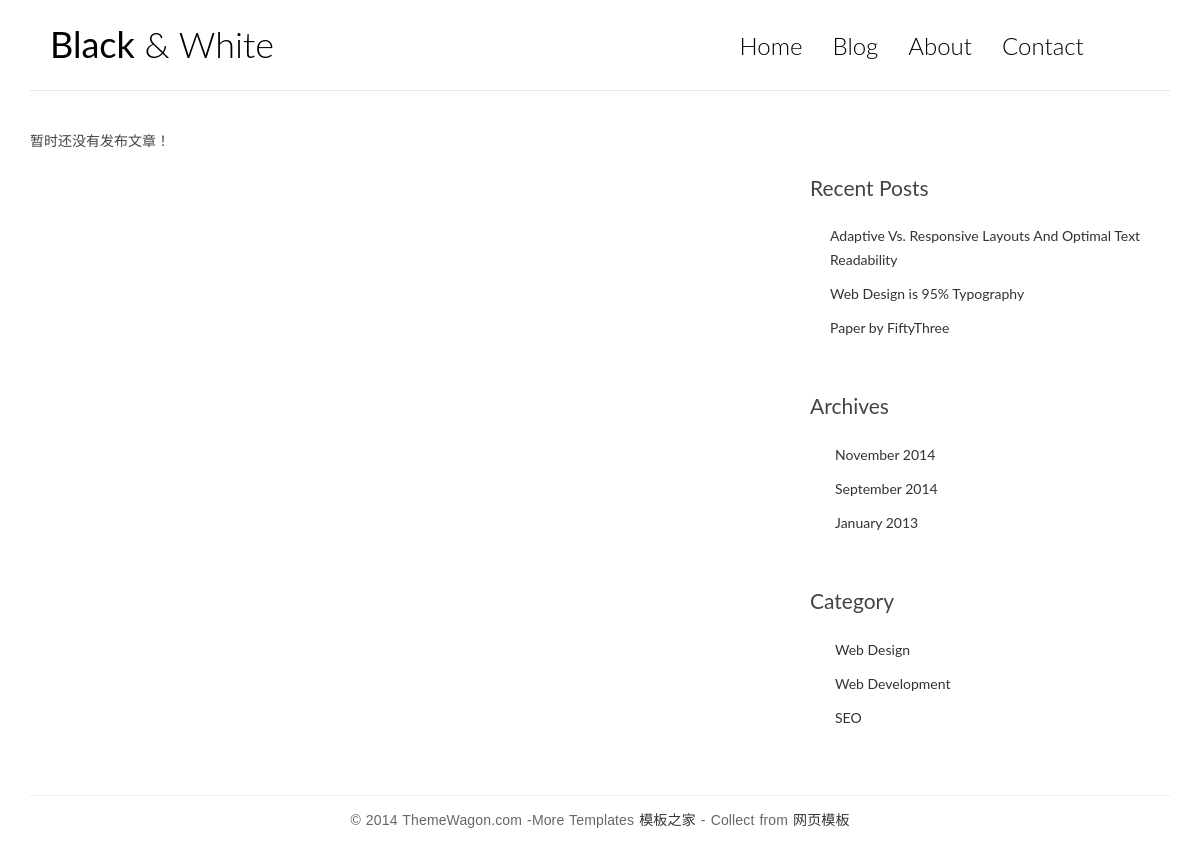
/, run on an earlier commit of the app's database.
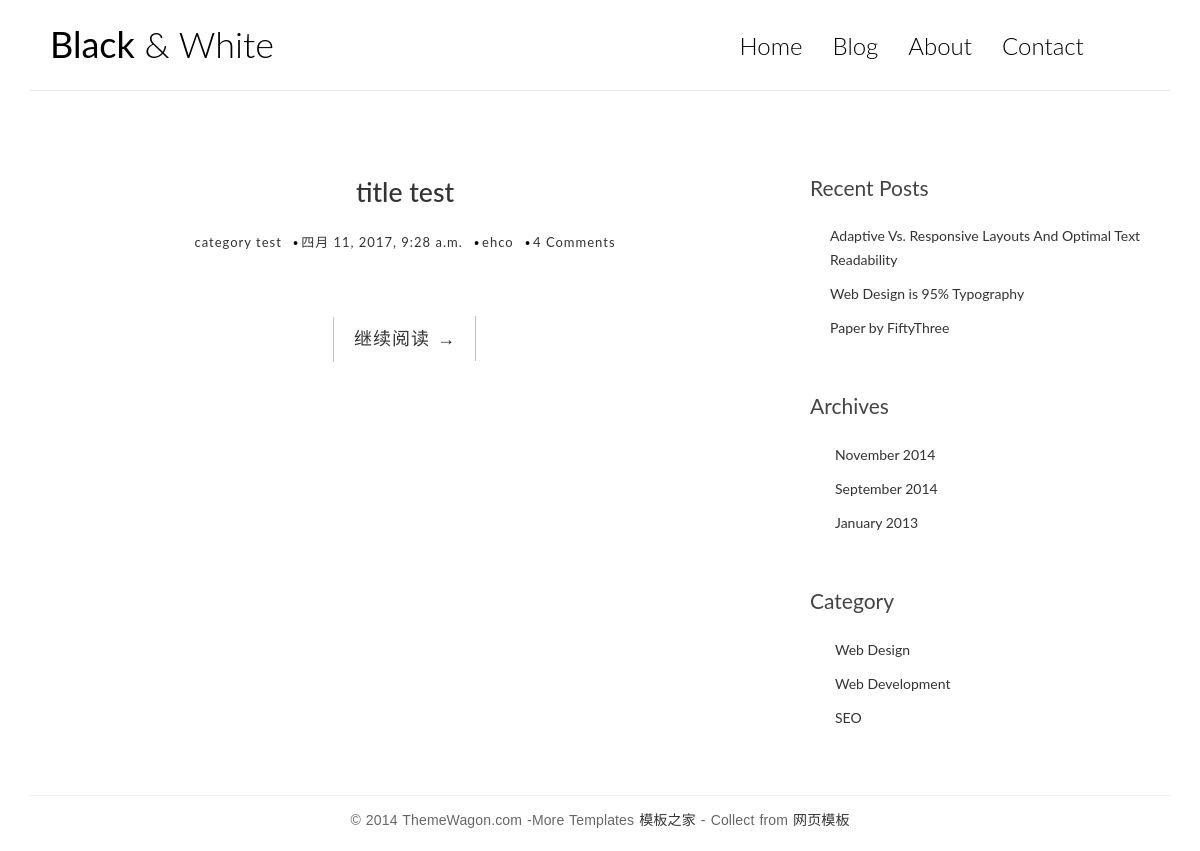
And on a later commit of the database.
### blog/models.py (models this page shows, shortened)
class Post(models.Model):
    title = models.CharField(max_length=70)
    body = models.TextField()
    created_time = models.DateTimeField()
    modified_time = models.DateField()
    excerpt = models.CharField(max_length=200,blank=True)
    category = models.ForeignKey(Category)
    tags = models.ManyToManyField(Tag)
    author =  models.ForeignKey(User)
    def get_absolute_url(self):
        return reverse('blog:detail',kwargs={'pk':self.pk})

class Category(models.Model):
    name = models.CharField(max_length=100)

### blog/views.py (the view)
# urls.py: url(r'^$',views.index,name='index'),
def index(request):
    post_list = Post.objects.all()
    return render(request, 'blog/index.html', context={'post_list': post_list})

### templates/blog/index.html (shortened to what this page needs)
{% extends 'blog/base.html' %} {% block main %} {% for post in post_list %}
<article class="post post-1">
    <header class="entry-header">
        <h1 class="entry-title">
            <a href="{{ post.get_absolute_url }}">{{ post.title }}</a>
        </h1>
        <div class="entry-meta">
            <span class="post-category"><a href="#">{{ post.category.name }} </a></span>
            <span class="post-date">
      <a href="#">
        <time class="entry-date" datetime="{{ post.created_time }}">{{ post.created_time }} </time>
      </a>
    </span>
            <span class="post-author"><a href="#">{{ post.author }} </a></span>
            <span class="comments-link"><a href="#">4 Comments</a></span>
        </div>
    </header>
    <div class="entry-content clearfix">
        <div class="read-more cl-effect-14">
            <a href="{{ post.get_absolute_url }}" class="more-link">继续阅读 <span class="meta-nav">→</span></a>
        </div>
    </div>
</article>
{% empty %}
<div class="no-post"> 暂时还没有发布文章！</div>
{% endfor%} {% endblock main %}

What changed in the data, as far as the page shows it:
added Post: title "title test", category.name "category test", created_time "四月 11, 2017, 9:28 a.m.", author "ehco"
Also different on the page:
text no longer shown: "暂时还没有发布文章！"
